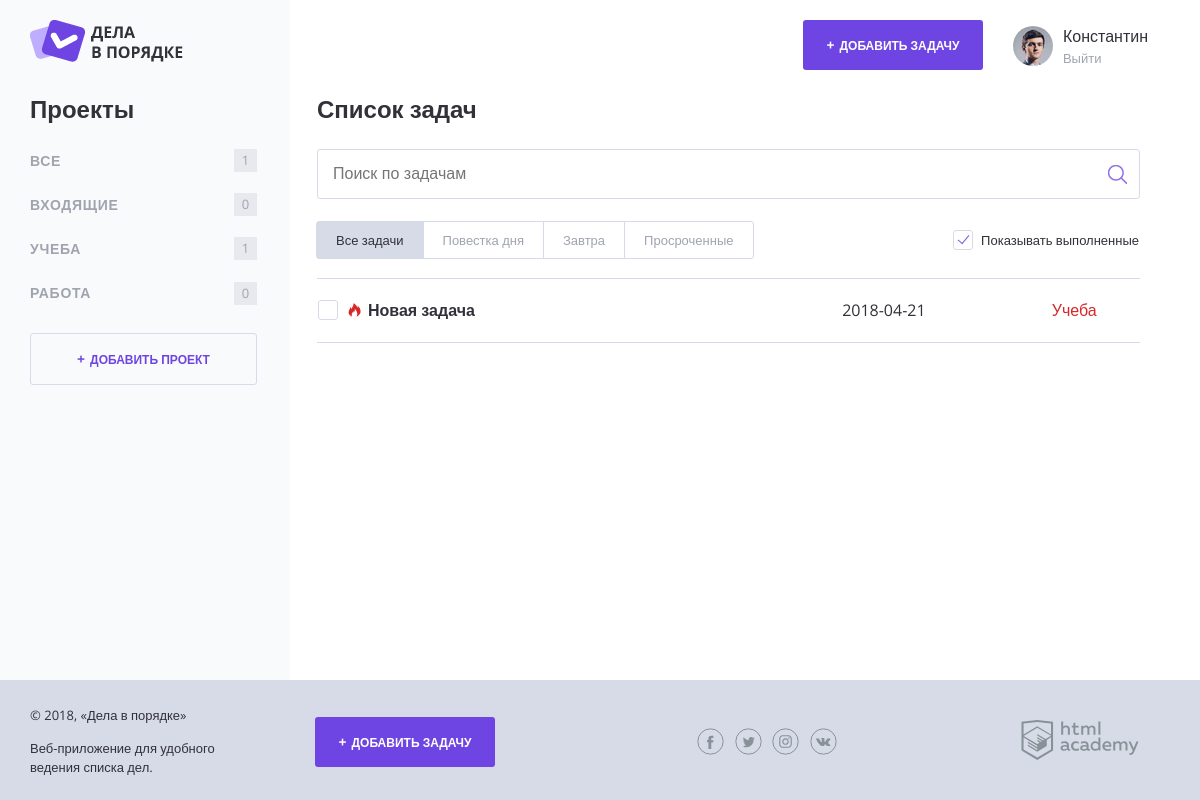
The app's page /index.php?project_id=2&show_complete_tasks=1 with its own data.
### tables this page shows
CREATE TABLE categories (
    id INT AUTO_INCREMENT PRIMARY KEY,
    project CHAR(128),
    user_id INT
  );

CREATE TABLE tasks (
    id INT AUTO_INCREMENT PRIMARY KEY,
    creation_date DATE,
    completion_date DATE,
    task_name CHAR(128),
    file_link CHAR(128),
    time_limit DATE,
    user_id INT,
    project_id INT
  );

### functions.php (called while the page is built, shortened)
<?php
function include_template($path, $data) {
    if (file_exists($path)) {
        extract($data);
        require_once($path);
        $result = ob_get_clean();
    }
    else {
        $result = "";
    }
    return $result;
}
function project_count($array, $name) {
    $amount = 0;
    if ($name == 'Все') {
        $amount = count($array);
    }
    else {
        foreach ($array as $value) {
            if ($value['project'] == $name) {
                $amount++;
            }
        }
    }
    return $amount;
}
function time_alert($end_date, $completed) {
    $important = "";
    $last_date = floor((strtotime(htmlspecialchars($end_date)) - time()) / 3600);
    if ($last_date <= 24 && $end_date != false && $completed != true) {
        $important = ('task--important');
    }
    return $important;
}
function get_projects_list($connect, $user_id) {
    $sql = "SELECT c.id, project, user_name FROM categories c JOIN users u ON c.user_id = u.id WHERE c.user_id = $user_id;";
    $query = mysqli_query($connect, $sql);
    $array = mysqli_fetch_all($query, MYSQLI_ASSOC);
    return $array;
}
function get_tasks_list($connect, $project_id, $user_id, $show_complete_tasks) {
    $sql = "SELECT t.id, task_name, project, time_limit, completion_date FROM tasks t JOIN categories c ON t.project_id = c.id WHERE t.user_id = $user_id";
    if ($project_id) {
        $sql = $sql . " AND t.project_id = $project_id";
    }
    $query = mysqli_query($connect, $sql);
    $array = mysqli_fetch_all($query, MYSQLI_ASSOC);
        return $array;
}
?>

### templates/layout.php (the view, shortened to what this page needs)
<!DOCTYPE html>
<html lang="ru">
<head>
    <link rel="stylesheet" href="css/normalize.css">
    <link rel="stylesheet" href="css/style.css">
    <link rel="stylesheet" href="css/flatpickr.min.css">
</head>
<body>
<div class="page-wrapper">
    <div class="container container--with-sidebar">
        <header class="main-header">
            <a href="#">
                <img src="img/logo.png" width="153" height="42" alt="Логотип Дела в порядке">
            </a>
            <div class="main-header__side">
                <a class="main-header__side-item button button--plus open-modal" href="javascript:;"
                   target="task_add">Добавить задачу</a>
                <div class="main-header__side-item user-menu">
                    <div class="user-menu__image">
                        <img src="img/user-pic.jpg" width="40" height="40" alt="Пользователь">
                    </div>
                    <div class="user-menu__data">
                        <p>Константин</p>
                        <a href="#">Выйти</a>
                    </div>
                </div>
            </div>
        </header>
        <div class="content">
            <section class="content__side">
                <h2 class="content__side-heading">Проекты</h2>
                <nav class="main-navigation">
                    <ul class="main-navigation__list">
                        <li class="main-navigation__list-item">
                            <a class="main-navigation__list-item-link <? if ($_GET['project_id'] == ''): ?>main-navigation__list-item--active<? endif; ?>" href="/index.php?project_id=&show_complete_tasks=<?=$show_complete_tasks?>">Все</a>
                            <span class="main-navigation__list-item-count"><?= project_count($tasks, 'Все'); ?></span>
                        </li>
                        <? foreach ($categories as $key => $item): ?>
                            <li class="main-navigation__list-item">
                                <a class="main-navigation__list-item-link" href="/index.php?project_id=<?=$_GET['project_id'] = $item['id']; ?>&show_complete_tasks=<?=$show_complete_tasks?>"><?=$item['project']?></a>
                                <span class="main-navigation__list-item-count"><?= project_count($tasks, $item['project']);?></span>
                            </li>
                        <? endforeach; ?>
                    </ul>
                </nav>
                <a class="button button--transparent button--plus content__side-button open-modal"
                   href="javascript:;" target="project_add">Добавить проект</a>
            </section>
            <main class="content__main"><?= $content; ?></main>
        </div>
    </div>
</div>
<footer class="main-footer">
    <div class="container">
        <div class="main-footer__copyright">
            <p>© 2018, «Дела в порядке»</p>
            <p>Веб-приложение для удобного ведения списка дел.</p>
        </div>
        <a class="main-footer__button button button--plus open-modal" target="task_add"
           href="javascript:;">Добавить задачу</a>
        <div class="main-footer__social social">
            <a class="social__link social__link--facebook" href="#">Facebook
            </a>
            <a class="social__link social__link--twitter" href="#">Twitter
            </a>
            <a class="social__link social__link--instagram" href="#">Instagram
            </a>
            <a class="social__link social__link--vkontakte" href="#">Вконтакте
            </a>
        </div>
        <div class="main-footer__developed-by">
            <a href="https://htmlacademy.ru/intensive/php">
                <img src="img/htmlacademy.svg" alt="HTML Academy" width="118" height="40">
            </a>
        </div>
    </div>
</footer>
</body>
</html>

### templates/index.php (shortened to what this page needs)
<h2 class="content__main-heading">Список задач</h2>
<form class="search-form" action="index.html" method="post">
    <input class="search-form__input" type="text" name="" value="" placeholder="Поиск по задачам">
    <input class="search-form__submit" type="submit" name="" value="Искать">
</form>
<div class="tasks-controls">
    <nav class="tasks-switch">
        <a href="/" class="tasks-switch__item tasks-switch__item--active">Все задачи</a>
        <a href="/" class="tasks-switch__item">Повестка дня</a>
        <a href="/" class="tasks-switch__item">Завтра</a>
        <a href="/" class="tasks-switch__item">Просроченные</a>
    </nav>
    <label class="checkbox">
        <span class="checkbox__text">Показывать выполненные</span>
    </label>
</div>
<table class="tasks">
    <? foreach ($tasks as $val): ?>
        <tr class="tasks__item task <? if ($val['completion_date']): ?>task--completed<? endif; ?> <?=time_alert($val['time_limit'], $val['completion_date'])  ?>">
            <td class="task__select">
                <label class="checkbox task__checkbox">
                    <span class="checkbox__text"><?=htmlspecialchars($val['task_name'])?></span>
                </label>
            </td>
            <td class="task__file">
                <?=htmlspecialchars($val['time_limit'])?>
            </td>
            <td class="task__date">
                <?=htmlspecialchars($val['project'])?>
            </td>
        </tr>
    <? endforeach; ?>
</table>

### records on screen
categories: project "ВХОДЯЩИЕ", project "0"
categories: project "УЧЕБА", project "1"
categories: project "РАБОТА", project "0"
tasks: task_name "Новая задача", time_limit "2018-04-21", categories.project "Учеба"

### other values on screen
project_count($tasks, 'Все') "1"
